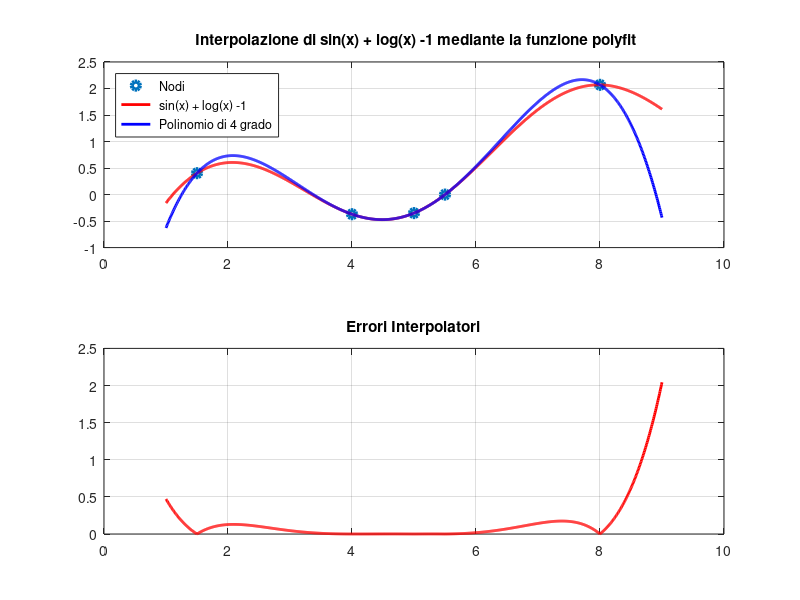

Recreate this plot in MATLAB.

f = inline("sin(x) + log(x) -1 ");
x = [1.5, 4, 5, 5.5, 8];
y = f(x);

xx = linspace(1,9,1000);

c = polyfit(x,y,4);

yy = polyval(c,xx);

y_ex = f(xx);


err = abs(y_ex-yy);


subplot(2,1,1)
plot(x,y,'linewidth',3,'o',xx,y_ex,'linewidth',2,'r', xx,yy,'linewidth',2,'b');
legend(" Nodi ", " sin(x) + log(x) -1 ", " Polinomio di 4 grado ","location","northwest");
grid on
title(" Interpolazione di sin(x) + log(x) -1 mediante la funzione polyfit");

subplot(2,1,2)
plot(xx,err,'linewidth',2,'r');
title(" Errori Interpolatori ")
grid on

